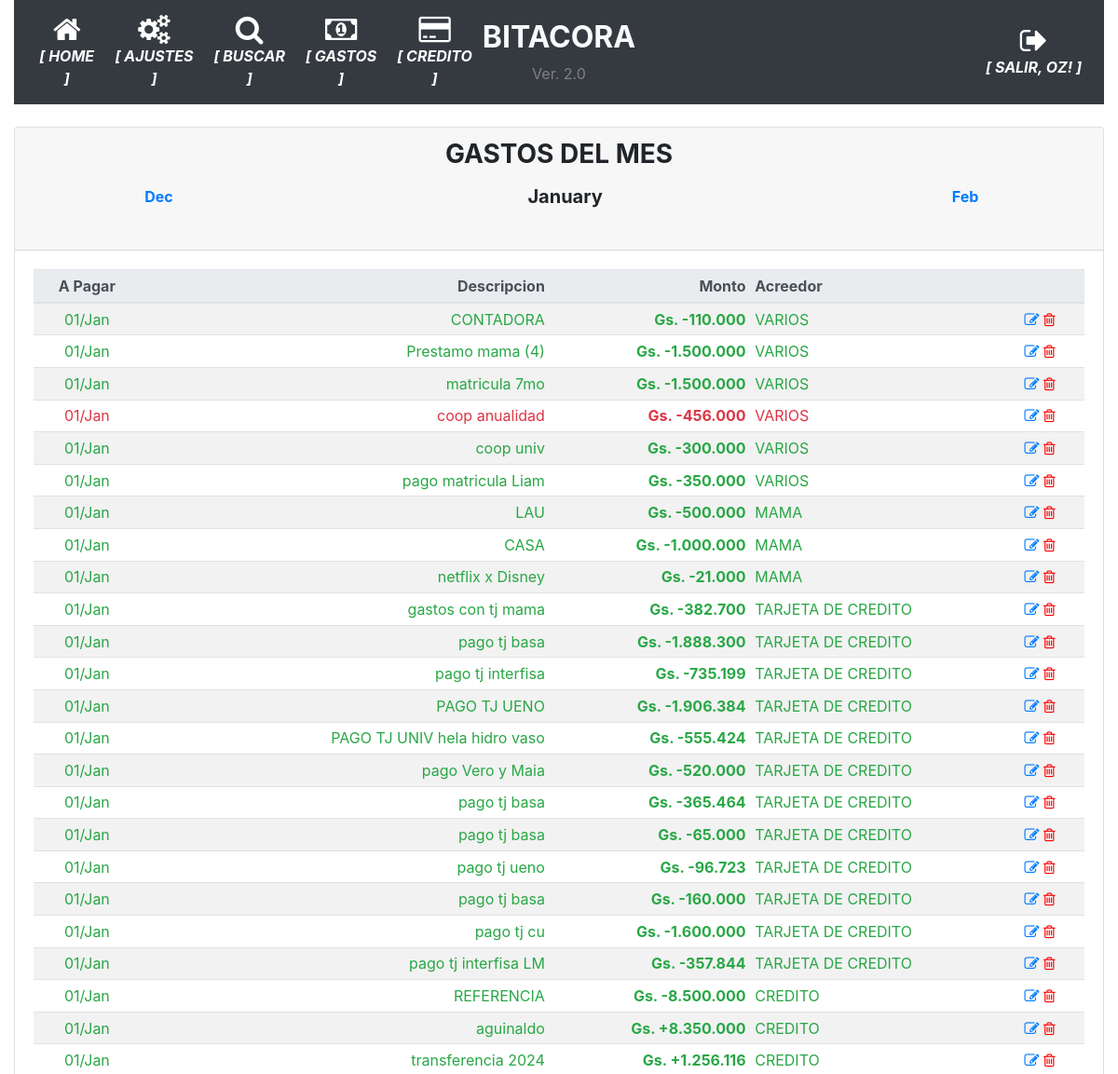
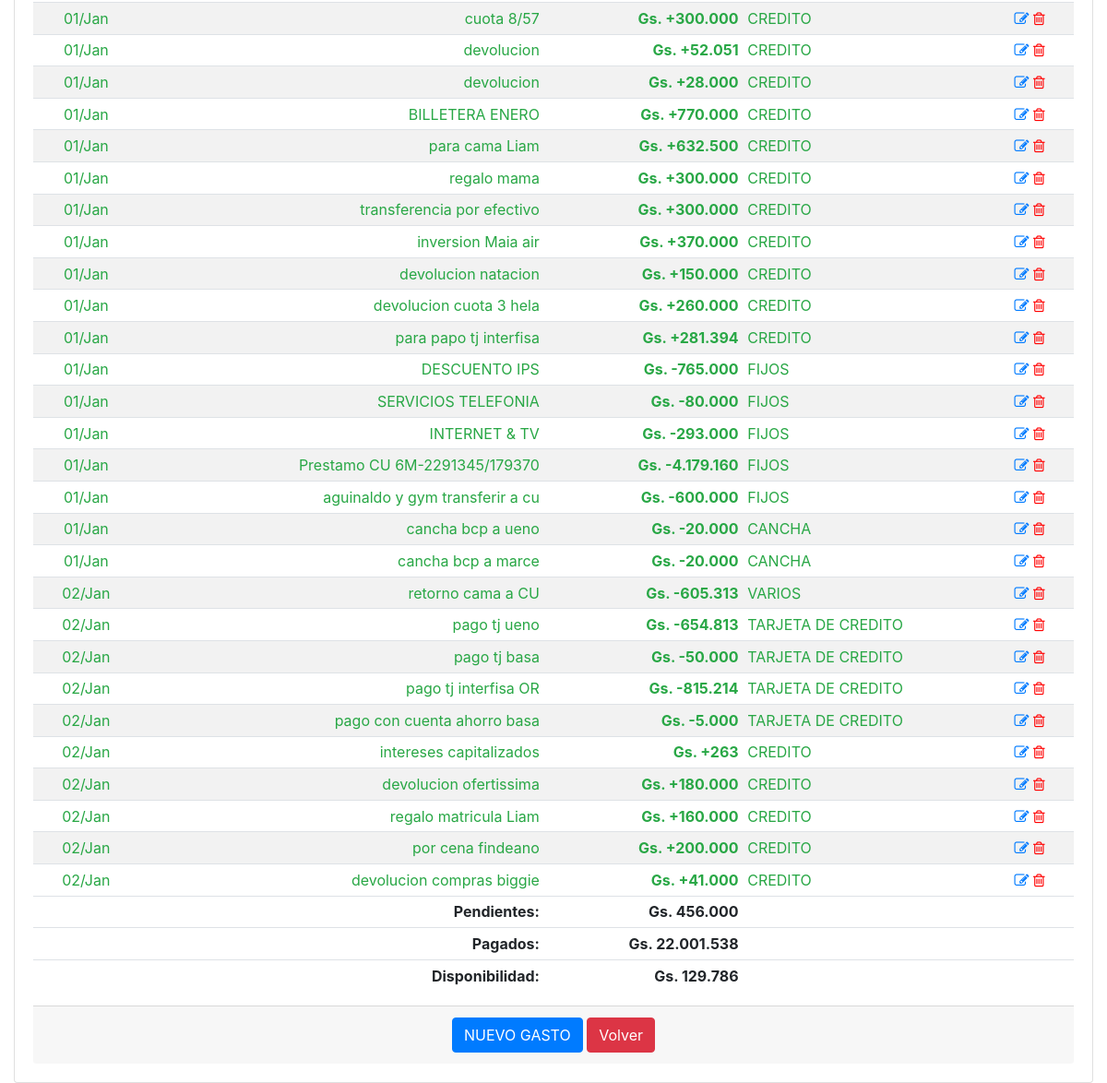
The page /historico_gastos_detalle/ (signed in) on the database as committed earlier (2 pictures, top to bottom).
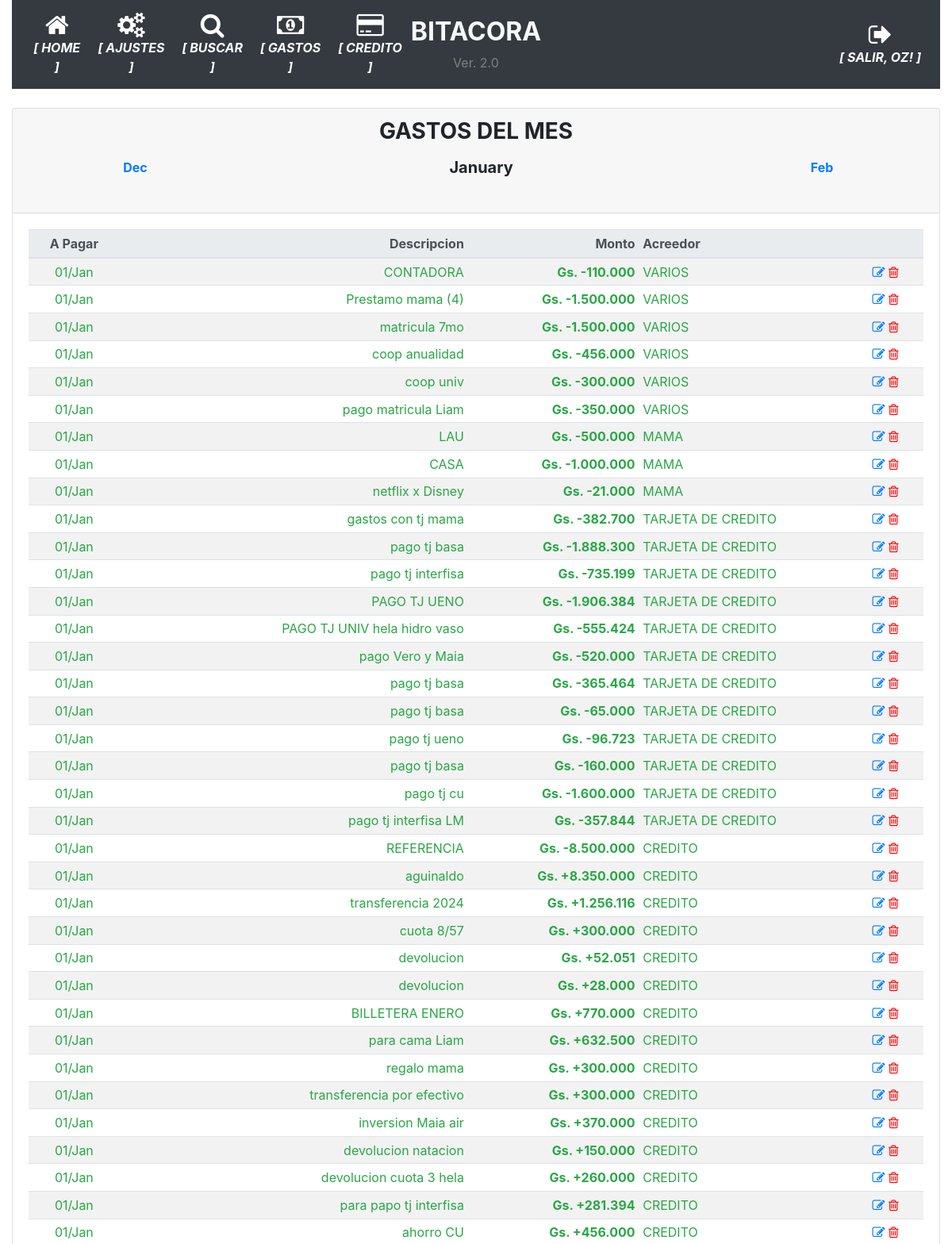
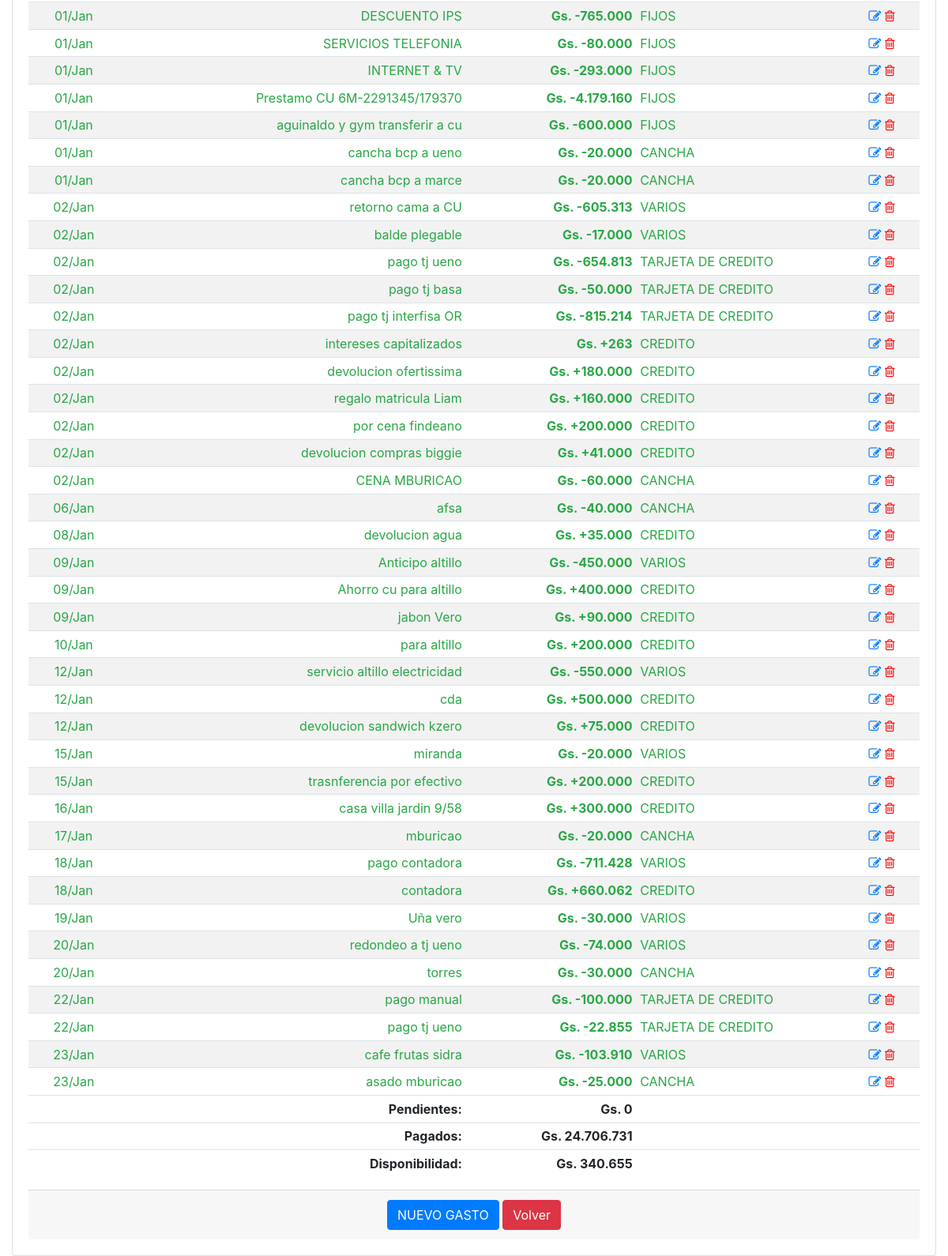
The same page on the database as committed later (2 pictures, top to bottom).
### app/models.py (models this page shows, shortened)
class GastosFijos(db.Model):
    __tablename__='gastos_fijos'
    id = db.Column(db.Integer, primary_key=True)
    date = db.Column(db.Date, nullable=False)
    fecha_pagar = db.Column(db.Date, nullable=False)
    descripcion = db.Column(db.String(100), nullable=False)
    monto = db.Column(db.Integer)
    operacion = db.Column(db.Boolean, server_default=u'False')
    pagado = db.Column(db.Boolean, server_default=u'False')
    id_agrupador_gastos = db.Column(db.Integer, db.ForeignKey('agrupador_gastos.id'), nullable=True)
    agrupador_gastos = db.relationship('AgrupadorGastos',backref='agrupador_gastos', foreign_keys=[id_agrupador_gastos])

class AgrupadorGastos(db.Model):
    __tablename__='agrupador_gastos'
    id = db.Column(db.Integer, primary_key=True)
    agrupador = db.Column(db.String(100), nullable=False)

### app/routes.py (the view)
@app.route('/historico_gastos_detalle/', defaults={'periodo':datetime.now().strftime('%Y-%m')}, methods=['GET', 'POST'])
@app.route('/historico_gastos_detalle/<string:periodo>', methods=['GET', 'POST'])
@login_required
def historico_gastos_detalle(periodo):
    date_obj = datetime.strptime(periodo, '%Y-%m')
    fechas={'mes_anterior':date_obj-relativedelta(months=1), 'mes_actual':date_obj, 'mes_siguiente':date_obj+relativedelta(months=1)}
    gastos = GastosFijos.query.filter(func.strftime("%Y-%m", GastosFijos.fecha_pagar)==periodo).order_by(GastosFijos.fecha_pagar).order_by(GastosFijos.id_agrupador_gastos).all()
    if not gastos:
        precarga_deudas(periodo)
        gastos = GastosFijos.query.filter(func.strftime("%Y-%m", GastosFijos.fecha_pagar)==periodo).all()
    deuda = deuda_total(gastos)
    credito, pendientes, pagados = calcular_disponibilidad(periodo)#SALARIO_NETO -  deuda
    disponibilidad = credito - pagados
    return render_template('historico_gastos_detalle.html', periodo=periodo, gastos=gastos, deuda=pagados, disponibilidad=disponibilidad, pendientes=pendientes, fechas=fechas)

### app/models.py (called while the page is built)
@login.user_loader
def load_user(id):
    return User.query.get(int(id))

### app/utilitarios.py (called while the page is built)
def deuda_total(deudas):
    saldo = 0
    for deuda in deudas:
        if deuda.pagado and deuda.descripcion!='REFERENCIA':
            if not deuda.operacion:
                saldo += deuda.monto
            else:
                saldo -= deuda.monto
    return saldo

### app/templates/historico_gastos_detalle.html
{% extends "base.html" %}
{% block main %}
<div class="card">
    <div class="card-header">
        <h3 class="card-title text-center"><strong>GASTOS DEL MES</strong></h3>
        <div class="card-title text-center">
            <table class="table table-sm table-borderless">
                <td><a href="{{ url_for('historico_gastos_detalle', periodo=fechas.mes_anterior.strftime('%Y-%m')) }}" class="card-link"><strong>{{ fechas.mes_anterior.strftime('%b') }}</strong></a></td>
                <td><h5 class="card-title text-center"><strong>{{ fechas.mes_actual.strftime('%B') }}</strong></h5></td>
                <td><a href="{{ url_for('historico_gastos_detalle', periodo=fechas.mes_siguiente.strftime('%Y-%m')) }}" class="card-link"><strong>{{ fechas.mes_siguiente.strftime('%b') }}</strong></a></td>
            </table>
        </div>
    </div>
    <div class="card-body">
        <div class="table-responsive">
            <table class="table table-striped table-sm">
                <thead class="thead-light">
                    <tr>
                        <th class="card-text text-center">A Pagar</th>
                        <th class="card-text text-right">Descripcion</th>
                        <th class="card-text text-right">Monto</th>
                        <th class="card-text text-left">Acreedor</th>
                        <th></th>
                    </tr>
                </thead>
                <tbody>
                    {% for gasto in gastos %}
                    <tr class="{{ 'text-success' if gasto.pagado else 'text-danger' }}">
                        <td class="card-text text-center">{{ gasto.fecha_pagar.strftime('%d/%b') }}</td>
                        <td class="card-text text-right">{{ gasto.descripcion }}</td>
                        <td class="card-text text-right"><strong>Gs. {{ "+" if gasto.operacion else "-" }}{{ "{:,.0f}".format(gasto.monto).replace(",", ".") }}</strong></td>
                        <td class="card-text text-left">{{ gasto.agrupador_gastos.agrupador }}</td>
                        <td class="align-self-end">
                            <a href="{{ url_for('modificar_gasto', gasto_id=gasto.id) }}"><i class="fa fa-pencil-square-o"></i></a>
                            <a href="{{ url_for('borrar_gasto', gasto_id=gasto.id) }}" style="color:red"><i class="fa fa-trash-o"></i></a>
                        </td>
                    </tr>
                    {% endfor %}
                </tbody>
                <tfoot>
                    <tr>
                        <td></td>
                        <td class="card-text text-right"><strong>Pendientes:</strong></td>
                        <td class="card-text text-right"><strong>Gs. {{ "{:,.0f}".format(pendientes).replace(",", ".") }}</strong></td>
                        <td></td>
                        <td></td>
                    </tr>
                    <tr>
                        <td></td>
                        <td class="card-text text-right"><strong>Pagados:</strong></td>
                        <td class="card-text text-right"><strong>Gs. {{ "{:,.0f}".format(deuda).replace(",", ".") }}</strong></td>
                        <td></td>
                        <td></td>
                    </tr>
                    <tr>
                        <td></td>
                        <td class="card-text text-right"><strong>Disponibilidad:</strong></td>
                        <td class="card-text text-right"><strong>Gs. {{ "{:,.0f}".format(disponibilidad).replace(",", ".") }}</strong></td>
                        <td></td>
                        <td></td>
                    </tr>
                </tfoot>
            </table>
        </div>
        <div class="card-footer text-muted text-center">
            <a href="{{ url_for('nuevo_gasto') }}" class="btn btn-primary">NUEVO GASTO</a>
            <a href="#" onclick="goBack()" class="btn btn-danger">Volver</a>
        </div>
    </div>
</div>
{% endblock %}

Rows that differ between the two databases and show on the page:
removed GastosFijos: fecha_pagar "02/Jan", descripcion "pago con cuenta ahorro basa", operacion "-", monto "5.000", agrupador_gastos.agrupador "TARJETA DE CREDITO"
changed GastosFijos "coop anualidad": pagado False → True (drawn)
added GastosFijos: fecha_pagar "01/Jan", descripcion "ahorro CU", operacion "+", monto "456.000", agrupador_gastos.agrupador "CREDITO"
added GastosFijos: fecha_pagar "02/Jan", descripcion "balde plegable", operacion "-", monto "17.000", agrupador_gastos.agrupador "VARIOS"
added GastosFijos: fecha_pagar "02/Jan", descripcion "CENA MBURICAO", operacion "-", monto "60.000", agrupador_gastos.agrupador "CANCHA"
added GastosFijos: fecha_pagar "06/Jan", descripcion "afsa", operacion "-", monto "40.000", agrupador_gastos.agrupador "CANCHA"
added GastosFijos: fecha_pagar "08/Jan", descripcion "devolucion agua", operacion "+", monto "35.000", agrupador_gastos.agrupador "CREDITO"
added GastosFijos: fecha_pagar "09/Jan", descripcion "Anticipo altillo", operacion "-", monto "450.000", agrupador_gastos.agrupador "VARIOS"
added GastosFijos: fecha_pagar "09/Jan", descripcion "Ahorro cu para altillo", operacion "+", monto "400.000", agrupador_gastos.agrupador "CREDITO"
added GastosFijos: fecha_pagar "09/Jan", descripcion "jabon Vero", operacion "+", monto "90.000", agrupador_gastos.agrupador "CREDITO"
added GastosFijos: fecha_pagar "10/Jan", descripcion "para altillo", operacion "+", monto "200.000", agrupador_gastos.agrupador "CREDITO"
added GastosFijos: fecha_pagar "12/Jan", descripcion "servicio altillo electricidad", operacion "-", monto "550.000", agrupador_gastos.agrupador "VARIOS"
added GastosFijos: fecha_pagar "12/Jan", descripcion "cda", operacion "+", monto "500.000", agrupador_gastos.agrupador "CREDITO"
added GastosFijos: fecha_pagar "12/Jan", descripcion "devolucion sandwich kzero", operacion "+", monto "75.000", agrupador_gastos.agrupador "CREDITO"
added GastosFijos: fecha_pagar "15/Jan", descripcion "miranda", operacion "-", monto "20.000", agrupador_gastos.agrupador "VARIOS"
added GastosFijos: fecha_pagar "15/Jan", descripcion "trasnferencia por efectivo", operacion "+", monto "200.000", agrupador_gastos.agrupador "CREDITO"
added GastosFijos: fecha_pagar "16/Jan", descripcion "casa villa jardin 9/58", operacion "+", monto "300.000", agrupador_gastos.agrupador "CREDITO"
added GastosFijos: fecha_pagar "17/Jan", descripcion "mburicao", operacion "-", monto "20.000", agrupador_gastos.agrupador "CANCHA"
added GastosFijos: fecha_pagar "18/Jan", descripcion "pago contadora", operacion "-", monto "711.428", agrupador_gastos.agrupador "VARIOS"
added GastosFijos: fecha_pagar "18/Jan", descripcion "contadora", operacion "+", monto "660.062", agrupador_gastos.agrupador "CREDITO"
added GastosFijos: fecha_pagar "19/Jan", descripcion "Uña vero", operacion "-", monto "30.000", agrupador_gastos.agrupador "VARIOS"
added GastosFijos: fecha_pagar "20/Jan", descripcion "redondeo a tj ueno", operacion "-", monto "74.000", agrupador_gastos.agrupador "VARIOS"
added GastosFijos: fecha_pagar "20/Jan", descripcion "torres", operacion "-", monto "30.000", agrupador_gastos.agrupador "CANCHA"
added GastosFijos: fecha_pagar "22/Jan", descripcion "pago manual", operacion "-", monto "100.000", agrupador_gastos.agrupador "TARJETA DE CREDITO"
added GastosFijos: fecha_pagar "22/Jan", descripcion "pago tj ueno", operacion "-", monto "22.855", agrupador_gastos.agrupador "TARJETA DE CREDITO"
added GastosFijos: fecha_pagar "23/Jan", descripcion "cafe frutas sidra", operacion "-", monto "103.910", agrupador_gastos.agrupador "VARIOS"
added GastosFijos: fecha_pagar "23/Jan", descripcion "asado mburicao", operacion "-", monto "25.000", agrupador_gastos.agrupador "CANCHA"
Other text that changed with them:
{{ "{:,.0f}".format(pendientes).replace(",", ".") }}: "456.000" → "0"
{{ "{:,.0f}".format(deuda).replace(",", ".") }}: "22.001.538" → "24.706.731"
{{ "{:,.0f}".format(disponibilidad).replace(",", ".") }}: "129.786" → "340.655"
